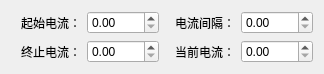
<?xml version="1.0" encoding="UTF-8"?>
<ui version="4.0">
 <class>HIVTestSetWidget</class>
 <widget class="QWidget" name="HIVTestSetWidget">
  <property name="geometry">
   <rect>
    <x>0</x>
    <y>0</y>
    <width>324</width>
    <height>64</height>
   </rect>
  </property>
  <property name="windowTitle">
   <string>Form</string>
  </property>
  <layout class="QGridLayout" name="gridLayout">
   <item row="0" column="0">
    <widget class="QLabel" name="label_001">
     <property name="sizePolicy">
      <sizepolicy hsizetype="Preferred" vsizetype="Preferred">
       <horstretch>0</horstretch>
       <verstretch>0</verstretch>
      </sizepolicy>
     </property>
     <property name="maximumSize">
      <size>
       <width>72</width>
       <height>16777215</height>
      </size>
     </property>
     <property name="text">
      <string>起始电流：</string>
     </property>
     <property name="alignment">
      <set>Qt::AlignRight|Qt::AlignTrailing|Qt::AlignVCenter</set>
     </property>
    </widget>
   </item>
   <item row="0" column="1">
    <widget class="QDoubleSpinBox" name="doubleSpinBox_1">
     <property name="minimumSize">
      <size>
       <width>72</width>
       <height>0</height>
      </size>
     </property>
    </widget>
   </item>
   <item row="0" column="2">
    <widget class="QLabel" name="label_003">
     <property name="sizePolicy">
      <sizepolicy hsizetype="Preferred" vsizetype="Preferred">
       <horstretch>0</horstretch>
       <verstretch>0</verstretch>
      </sizepolicy>
     </property>
     <property name="maximumSize">
      <size>
       <width>72</width>
       <height>16777215</height>
      </size>
     </property>
     <property name="text">
      <string>电流间隔：</string>
     </property>
     <property name="alignment">
      <set>Qt::AlignRight|Qt::AlignTrailing|Qt::AlignVCenter</set>
     </property>
    </widget>
   </item>
   <item row="0" column="3">
    <widget class="QDoubleSpinBox" name="doubleSpinBox_3">
     <property name="minimumSize">
      <size>
       <width>72</width>
       <height>0</height>
      </size>
     </property>
    </widget>
   </item>
   <item row="1" column="0">
    <widget class="QLabel" name="label_002">
     <property name="sizePolicy">
      <sizepolicy hsizetype="Preferred" vsizetype="Preferred">
       <horstretch>0</horstretch>
       <verstretch>0</verstretch>
      </sizepolicy>
     </property>
     <property name="maximumSize">
      <size>
       <width>72</width>
       <height>16777215</height>
      </size>
     </property>
     <property name="text">
      <string>终止电流：</string>
     </property>
     <property name="alignment">
      <set>Qt::AlignRight|Qt::AlignTrailing|Qt::AlignVCenter</set>
     </property>
    </widget>
   </item>
   <item row="1" column="1">
    <widget class="QDoubleSpinBox" name="doubleSpinBox_2">
     <property name="minimumSize">
      <size>
       <width>72</width>
       <height>0</height>
      </size>
     </property>
    </widget>
   </item>
   <item row="1" column="2">
    <widget class="QLabel" name="label_004">
     <property name="sizePolicy">
      <sizepolicy hsizetype="Preferred" vsizetype="Preferred">
       <horstretch>0</horstretch>
       <verstretch>0</verstretch>
      </sizepolicy>
     </property>
     <property name="maximumSize">
      <size>
       <width>72</width>
       <height>16777215</height>
      </size>
     </property>
     <property name="text">
      <string>当前电流：</string>
     </property>
     <property name="alignment">
      <set>Qt::AlignRight|Qt::AlignTrailing|Qt::AlignVCenter</set>
     </property>
    </widget>
   </item>
   <item row="1" column="3">
    <widget class="QDoubleSpinBox" name="doubleSpinBox_4">
     <property name="minimumSize">
      <size>
       <width>72</width>
       <height>0</height>
      </size>
     </property>
    </widget>
   </item>
  </layout>
 </widget>
 <resources/>
 <connections/>
</ui>
